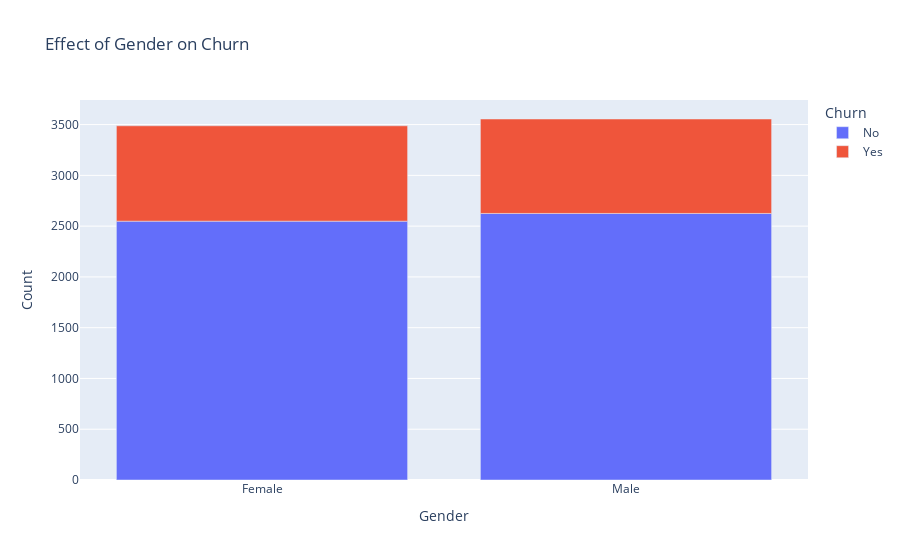

The notebook cell saved with this chart:
### Markdown cell above
Let's start with the EDA for now and see any interesting patterns we can see in the data.

### Code cell
temp = telco_data.groupby(['gender', 'Churn']).count()['customerID'].reset_index()
fig = px.bar(temp, x='gender', y='customerID', color='Churn'
            , labels={
                     'Churn': 'Churn',
                     'customerID': 'Count',
                     'gender': 'Gender'
            }
            , title='Effect of Gender on Churn')

iplot(fig)

### Figure 1 — Plotly figure (JSON) as saved in the notebook; plotly's stock layout.template omitted (floating-point values rounded to 4 significant figures)
{"data": [{"alignmentgroup": "True", "hovertemplate": "Churn=No<br>Gender=%{x}<br>Count=%{y}<extra></extra>", "legendgroup": "No", "marker": {"color": "#636efa", "pattern": {"shape": ""}}, "name": "No", "offsetgroup": "No", "orientation": "v", "showlegend": true, "textposition": "auto", "type": "bar", "x": ["Female", "Male"], "xaxis": "x", "y": [2549, 2625], "yaxis": "y"}, {"alignmentgroup": "True", "hovertemplate": "Churn=Yes<br>Gender=%{x}<br>Count=%{y}<extra></extra>", "legendgroup": "Yes", "marker": {"color": "#EF553B", "pattern": {"shape": ""}}, "name": "Yes", "offsetgroup": "Yes", "orientation": "v", "showlegend": true, "textposition": "auto", "type": "bar", "x": ["Female", "Male"], "xaxis": "x", "y": [939, 930], "yaxis": "y"}], "layout": {"barmode": "relative", "legend": {"title": {"text": "Churn"}, "tracegroupgap": 0}, "title": {"text": "Effect of Gender on Churn"}, "xaxis": {"anchor": "y", "domain": [0, 1], "title": {"text": "Gender"}}, "yaxis": {"anchor": "x", "domain": [0, 1], "title": {"text": "Count"}}}}
